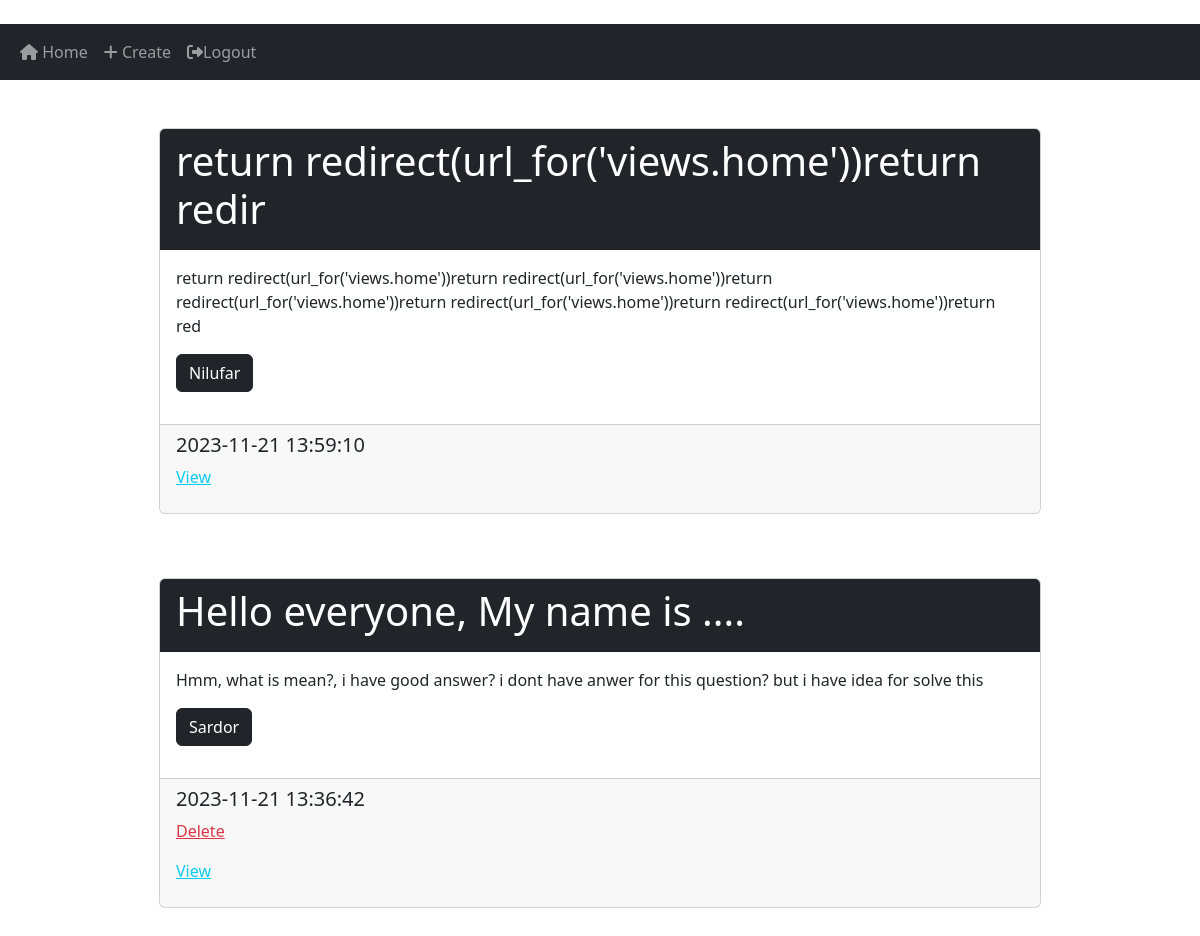
Screenshot of / (signed in) with the database file from the repository.
### website/models.py (models this page shows)
class Post(db.Model):
    id = db.Column(db.Integer, primary_key=True)
    title = db.Column(db.String)  #learn
    text = db.Column(db.Text, nullable=False) #nullable mean is if input is empty
    author_id = db.Column(db.Integer(), db.ForeignKey('user.id', ondelete="CASCADE"), nullable=False) #please find more information for this line
    date_created = db.Column(db.DateTime(timezone=True), default=func.now())
    comments = db.relationship('Comment', backref='comentcha', passive_deletes=True)

class User(db.Model, UserMixin):
    id = db.Column(db.Integer, primary_key=True)
    email = db.Column(db.String(150), unique=True)
    username = db.Column(db.String(150), unique=True)
    password = db.Column(db.String(50))
    date_created = db.Column(db.DateTime(timezone=True), default=func.now())
    posts = db.relationship('Post', backref='usercha', passive_deletes=True)  #backref is important part!!!

### website/views.py (the view)
@views.route('/')
@login_required
def home():
    return render_template('home.html', user=current_user, posts=Post)

### website/__init__.py (called while the page is built)
def create_app():
    app = Flask(__name__)
    app.config['SECRET_KEY'] = 'asdsadsadasfasdasda'
    app.config['SQLALCHEMY_DATABASE_URI'] = f'sqlite:///{DB_NAME}'
    db.init_app(app)
    from .views import views
    from .auth import auth
    from .models import User, Post
    with app.app_context():
        db.create_all()
    app.register_blueprint(views, url_prefix='/')
    app.register_blueprint(auth, url_prefix='/')
    login_manager = LoginManager()
    login_manager.login_view = 'auth.login'
    login_manager.init_app(app)
    @login_manager.user_loader
    def load_user(id):
        return User.query.get(int(id))
    return app

### website/templates/home.html (shortened to what this page needs)
﻿{% extends 'base.html' %}
{% block content %}
<br>
{% for post in posts.query.all()[::-1] %}
    <br>
    <div class="post card mb-3 w-75 mx-auto">
        <div class="card-title card-header bg-dark text-white">
            <h1>{{ post.title[:50] }}</h1>
        </div>
        <div class="card-body">
            <p>{{ post.text[:200] }}<p>
            <a href="/posts/{{ post.usercha.username }}" class="btn btn-dark">{{post.usercha.username }}</a>
        </div>
        <div class="card-footer">
            <h5>{{ post.date_created }}</h5>
            {% if post.author_id == user.id %}
            <p><a href="/delete/{{ post.id }}" class="link-danger">Delete</a></p>
            {% endif %}
            <p><a href="/post/{{ post.id }}" class="link-info">View</a></p>
        </div>
    </div>
    <br>
{% endfor %}
{% endblock %}

### rows the page displays
Post: title "return redirect(url_for('views.home'))return redir", text "return redirect(url_for('views.home'))return redirect(url_for('views.home'))return redirect(url_for('views.home'))return redirect(url_for('views.home'))return redirect(url_for('views.home'))return red", usercha.username "Nilufar", date_created "2023-11-21 13:59:10"
Post: title "Hello everyone, My name is ....", text "Hmm, what is mean?, i have good answer? i dont have anwer for this question? but i have idea for solve this", usercha.username "Sardor", date_created "2023-11-21 13:36:42"
